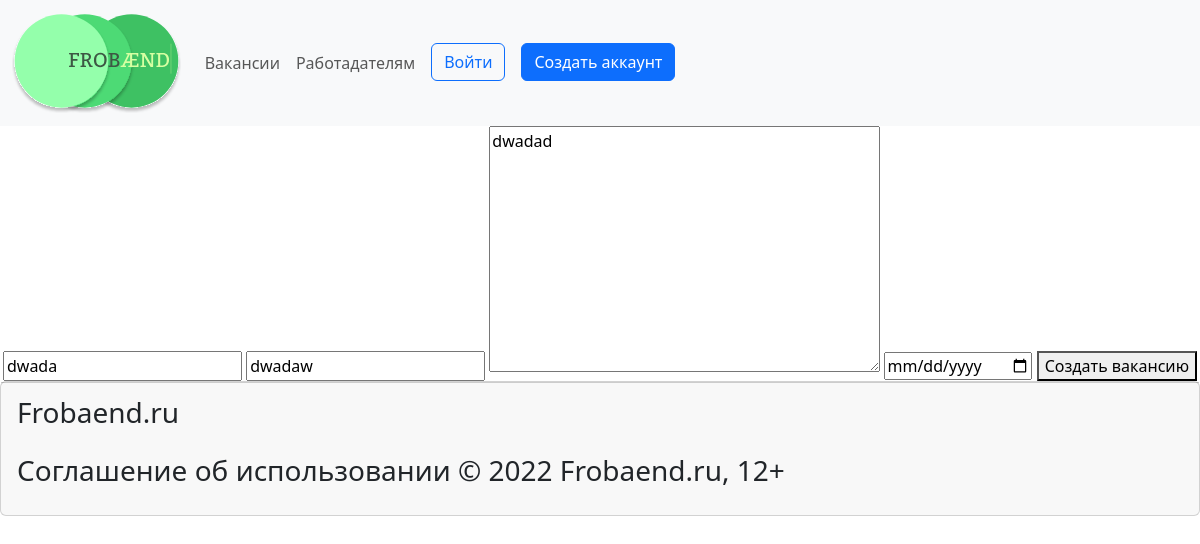
Page /vacanse/21/update on the committed database.
### main/models.py (models this page shows, shortened)
class Articl(models.Model):
    title = models.CharField('Название' , max_length=50)
    info = models.CharField('Информация' , max_length=250)
    full_text = models.TextField('Текст')
    is_published = models.BooleanField(default = True , verbose_name = 'Публикация')
    data = models.DateTimeField('Дата публикации')
    cat = models.ForeignKey(Category, on_delete=models.CASCADE, verbose_name="Категория", blank=True, null=True, related_name="cat_Category")
    place_of_job = models.ForeignKey(Place, on_delete=models.CASCADE, verbose_name="Место работы", blank=True, null=True, related_name="place_Job")
    history = HistoricalRecords()
    class Meta:
        verbose_name = 'Вакансия'
        verbose_name_plural = 'Вакансии'
        ordering = ['-data']

### main/views.py (the view)
# urls.py: path('vacanse/<int:pk>/update' , views.VacanseUpdateView.as_view() , name = 'vacanse-update'),
class VacanseUpdateView(UpdateView):
    model = Articl
    template_name = 'main/addform.html'
    form_class = ArticlForm

### main/forms.py
class ArticlForm(ModelForm):
    class Meta:
        model = Articl
        fields = ['title' , 'info' , 'full_text' , 'data']
        widgets = {
            "title" : TextInput(attrs={
                'class': 'text-add' ,
                'placeholder' : 'Название вакансии'
            }),
            "info" : TextInput(attrs={
                'class': 'text-add' ,
                'placeholder' : 'Зарплата'
            }),
            "full_text" : Textarea(attrs={
                'class': 'text-add' ,
                'placeholder' : 'Полная информация по вакансии'
            }),
            "data" : DateTimeInput(attrs={
                'class': 'text-add',
                'placeholder' : 'Дата публикации',
                'type' : 'date'
            })
        }

### main/templates/main/addform.html (shortened to what this page needs)
{% extends 'main/layout.html' %}
{% block content %}
<main class="main">
    <section class="addform">
        <div class="addform__wrapper form__wrapper">
            <form class="addform__form" method="post">
                {{ form.title }}
                {{ form.info }}
                {{ form.full_text }}
                {{ form.data }}
                <button type="submit">Создать вакансию</button>
            </form>
        </div>
    </section>
</main>
{% endblock %}

### rows in the picture
Articl: title "dwada", info "dwadaw", full_text "dwadad"
